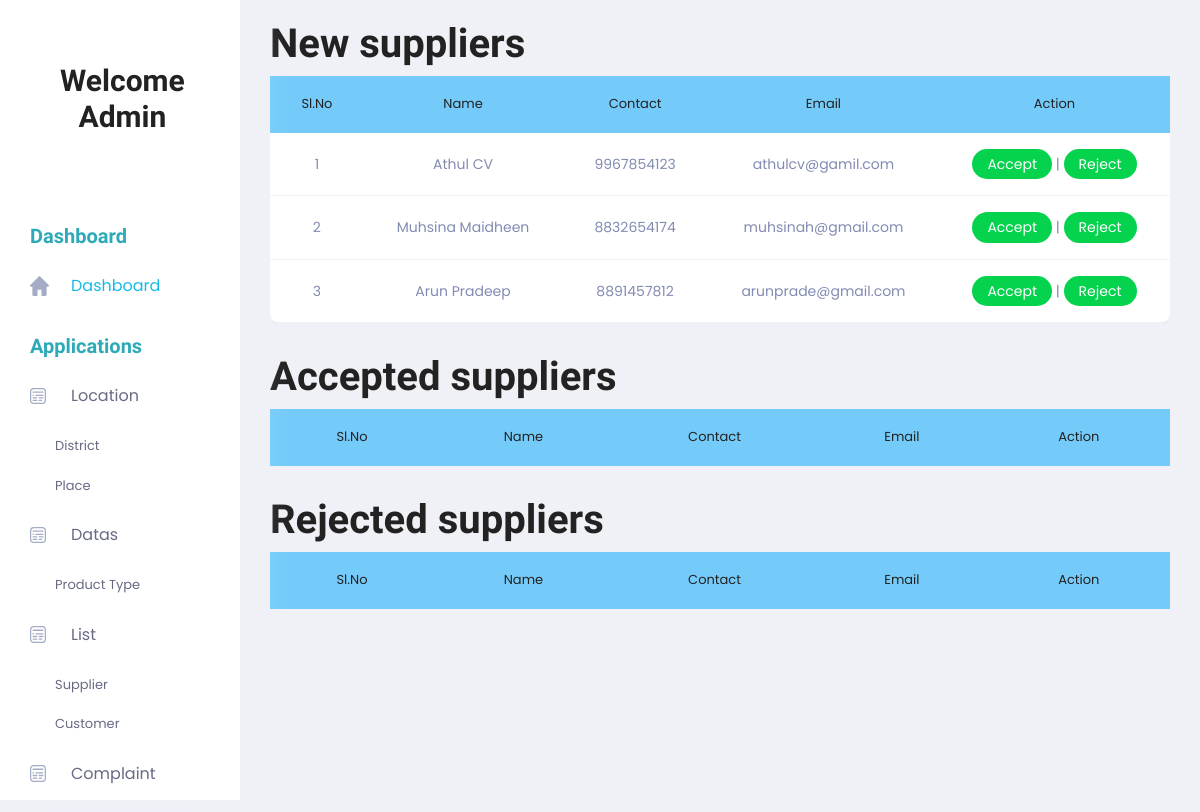
The app's page /Project/Admin/SupplierList.php, older data.
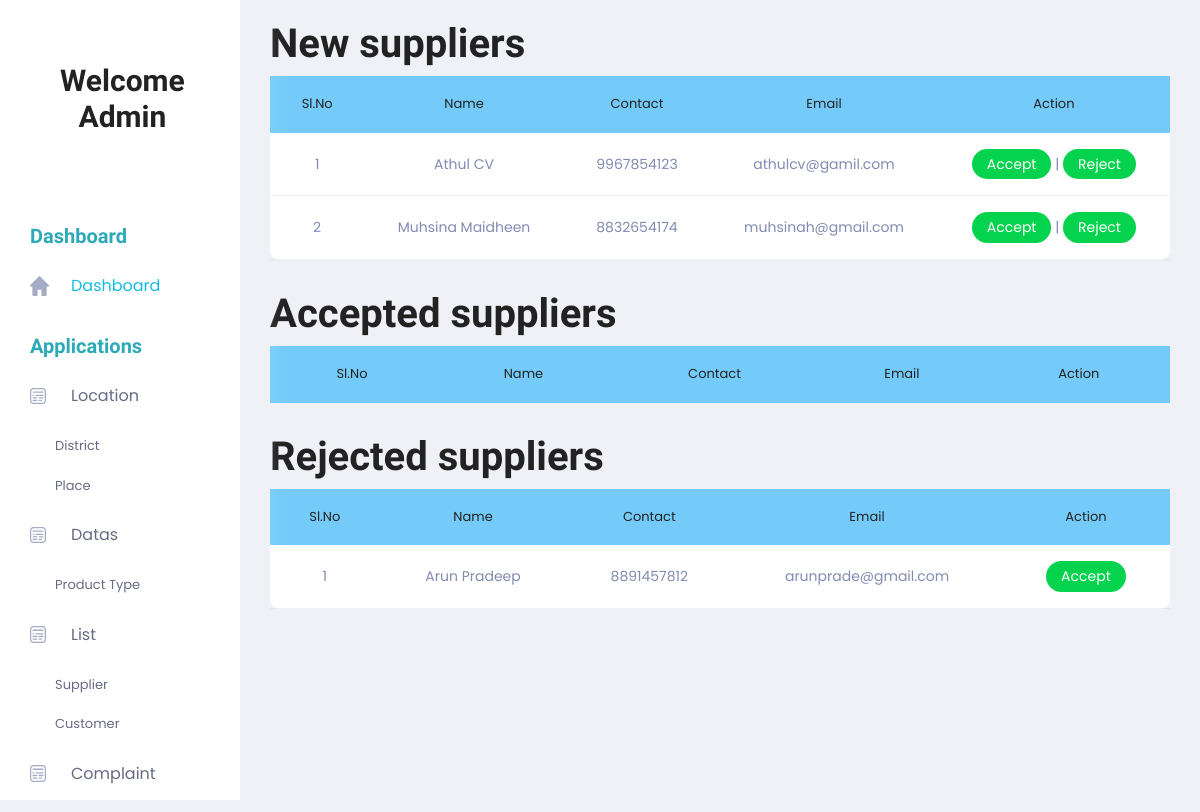
The same page, newer data.
### tables this page shows
CREATE TABLE `tbl_supplier` (
  `supplier_id` int(11) NOT NULL,
  `supplier_name` varchar(100) NOT NULL,
  `supplier_email` varchar(100) NOT NULL,
  `supplier_address` varchar(100) NOT NULL,
  `supplier_contact` varchar(50) NOT NULL,
  `place_id` int(11) NOT NULL,
  `supplier_photo` varchar(100) NOT NULL,
  `supplier_proof` varchar(100) NOT NULL,
  `supplier_password` varchar(100) NOT NULL,
  `supplier_status` int(11) NOT NULL
);

### Project/Admin/SupplierList.php (the view, shortened to what this page needs)
<!DOCTYPE html PUBLIC "-//W3C//DTD XHTML 1.0 Transitional//EN" "http://www.w3.org/TR/xhtml1/DTD/xhtml1-transitional.dtd">
<html xmlns="http://www.w3.org/1999/xhtml">
<head>
</head>
    <?php
include('Head.php');
    ?>
    <body>
        <section class="main_content dashboard_part">
            <div class="main_content_iner ">
                <div class="container-fluid p-0">
                    <div class="row justify-content-center">
                        <div class="col-12">
                            <div class="QA_section">
                            <h1>New suppliers</h1>
                                <div class="QA_table mb_30">
                                    <table class="table lms_table_active">
                                        <thead>
                                            <tr style="background-color: #74CBF9">
                                                <td align="center" scope="col">Sl.No</td>
                                                <td align="center" scope="col">Name</td>
                                                <td align="center" scope="col">Contact</td>
                                                <td align="center" scope="col">Email</td>
                                                <td align="center" scope="col">Action</td>
                                            </tr>
                                        </thead>
                                        <tbody>
                                            <?php
												$i = 0;
                                                $selQry = "select * from tbl_supplier where supplier_status='0'";
                                               $rs = $Conn->query($selQry);
                                                while ($data =$rs->fetch_assoc()) {
                                                    $i++;
                                            ?>
                                            <tr>
                                                <td align="center"><?php echo $i;?></td>
                                                <td align="center"><?php echo $data["supplier_name"] ?></td>
                                                <td align="center"><?php echo $data["supplier_contact"] ?></td>
                                                <td align="center"><?php echo $data["supplier_email"] ?></td>
                                                <td align="center"><a href="SupplierList.php?aid=<?php echo $data["supplier_id"] ?>" class="status_btn">Accept</a> | <a href="SupplierList.php?rid=<?php echo $data["supplier_id"] ?>" class="status_btn">Reject</a> </td>
                                            </tr>
                                            <?php                     }
                                            ?>
                                        </tbody>
                                    </table>
                                </div>
                                <h1>Accepted suppliers</h1>
                                <div class="QA_table mb_30">
                                    <table class="table lms_table_active">
                                        <thead>
                                            <tr style="background-color: #74CBF9">
                                                <td align="center" scope="col">Sl.No</td>
                                                <td align="center" scope="col">Name</td>
                                                <td align="center" scope="col">Contact</td>
                                                <td align="center" scope="col">Email</td>
                                                <td align="center" scope="col">Action</td>
                                            </tr>
                                        </thead>
                                    </table>
                                </div>
                                <h1>Rejected suppliers</h1>
                                <div class="QA_table mb_30">
                                    <table class="table lms_table_active">
                                        <thead>
                                            <tr style="background-color: #74CBF9">
                                                <td align="center" scope="col">Sl.No</td>
                                                <td align="center" scope="col">Name</td>
                                                <td align="center" scope="col">Contact</td>
                                                <td align="center" scope="col">Email</td>
                                                <td align="center" scope="col">Action</td>
                                            </tr>
                                        </thead>
                                        <tbody>
                                            <?php
												$i = 0;
                                                $selQry = "select * from tbl_supplier where supplier_status='2'";
                                               $rs = $Conn->query($selQry);
                                                while ($data = $rs->fetch_assoc()) {
                                                    $i++;
                                            ?>
                                            <tr>
                                                <td align="center"><?php echo $i;?></td>
                                                <td align="center"><?php echo $data["supplier_name"] ?></td>
                                                <td align="center"><?php echo $data["supplier_contact"] ?></td>
                                                <td align="center"><?php echo $data["supplier_email"] ?></td>
                                                <td align="center"><a href="SupplierList.php?aid=<?php echo $data["supplier_id"] ?>" class="status_btn">Accept</a> </td>
                                            </tr>
                                            <?php                     }
                                            ?>
                                        </tbody>
                                    </table>
                                </div>
                             </div>
                        </div>
                    </div>
                </div>
            </div>
        </section>
    </body>
     <?php
		include('Foot.php');
		?>
    </html>

### Project/Admin/Head.php (shortened to what this page needs)
<!DOCTYPE html>
<html lang="zxx">
    <head>
        <link rel="stylesheet" href="../Assets/Template/Admin/css/bootstrap.min.css" />
        <link rel="stylesheet" href="../Assets/Template/Admin/vendors/themefy_icon/themify-icons.css" />
        <link rel="stylesheet" href="../Assets/Template/Admin/vendors/swiper_slider/css/swiper.min.css" />
        <link rel="stylesheet" href="../Assets/Template/Admin/vendors/select2/css/select2.min.css" />
        <link rel="stylesheet" href="../Assets/Template/Admin/vendors/niceselect/css/nice-select.css" />
        <link rel="stylesheet" href="../Assets/Template/Admin/vendors/owl_carousel/css/owl.carousel.css" />
        <link rel="stylesheet" href="../Assets/Template/Admin/vendors/gijgo/gijgo.min.css" />
        <link rel="stylesheet" href="../Assets/Template/Admin/vendors/font_awesome/css/all.min.css" />
        <link rel="stylesheet" href="../Assets/Template/Admin/vendors/tagsinput/tagsinput.css" />
        <link rel="stylesheet" href="../Assets/Template/Admin/vendors/datatable/css/jquery.dataTables.min.css" />
        <link rel="stylesheet" href="../Assets/Template/Admin/vendors/datatable/css/responsive.dataTables.min.css" />
        <link rel="stylesheet" href="../Assets/Template/Admin/vendors/datatable/css/buttons.dataTables.min.css" />
        <link rel="stylesheet" href="../Assets/Template/Admin/vendors/text_editor/summernote-bs4.css" />
        <link rel="stylesheet" href="../Assets/Template/Admin/vendors/morris/morris.css">
        <link rel="stylesheet" href="../Assets/Template/Admin/vendors/material_icon/material-icons.css" />
        <link rel="stylesheet" href="../Assets/Template/Admin/css/metisMenu.css">
        <link rel="stylesheet" href="../Assets/Template/Admin/css/style.css" />
        <link rel="stylesheet" href="../Assets/Template/Admin/css/colors/default.css" id="colorSkinCSS">
    </head>
    <body class="crm_body_bg">
        <nav class="sidebar">
            <div class="logo d-flex justify-content-between">
                <a href="HomePage.php"><h2 align="center">Welcome<br>Admin<br><?php echo $_SESSION["aname"]?></h2></a>
            </div>
            <ul id="sidebar_menu">
                <li class="side_menu_title">
                    <span>Dashboard</span>
                </li>
                <li class="mm-active">
                    <a  href="HomePage.php"  aria-expanded="false">
                        <img src="../Assets/Template/Admin/img/menu-icon/1.svg" alt="">
                        <span>Dashboard</span>
                    </a>
                </li>
                <li class="side_menu_title">
                    <span>Applications</span>
                </li>
                <li class="">
                    <a   class="has-arrow" href="javascript:void(0)" aria-expanded="false">
                        <img src="../Assets/Template/Admin/img/menu-icon/2.svg" alt="">
                        <span>Location</span>
                    </a>
                   <ul>
                   <li>
                        <li><a href="District.php">District</a></li>
                        <li><a href="Place.php">Place</a></li>
                    </ul>
                </li>
                <li class="">
                    <a   class="has-arrow" href="javascript:void(0)" aria-expanded="false">
                        <img src="../Assets/Template/Admin/img/menu-icon/2.svg" alt="">
                        <span>Datas</span>
                    </a>
                   <ul>
                   <li>
                        <li><a href="Producttype.php">Product Type</a></li>
                    </ul>
                </li>
                <li class="">
                    <a   class="has-arrow" href="javascript:void(0)" aria-expanded="false">
                        <img src="../Assets/Template/Admin/img/menu-icon/2.svg" alt="">
                        <span>List</span>
                    </a>
                   <ul>
                   <li>
                        <li><a href="SupplierList.php">Supplier </a></li>
                        <li><a href="CustomersList.php">Customer</a></li>
                    </ul>
                </li>
                 <li class="">
                        <a   class="has-arrow" href="ViewComplaint.php" aria-expanded="false">
                            <img src="../Assets/Template/Admin/img/menu-icon/2.svg" alt="">
                            <span>Complaint</span>
                        </a>
                   </li>
            </ul>
        </nav>

### Project/Admin/Foot.php (shortened to what this page needs)
    </body>
</html>

Row changes from the older to the newer data that the page shows:
changed tbl_supplier "Arun Pradeep": moves from the list under "New suppliers" to the list under "Rejected suppliers"
